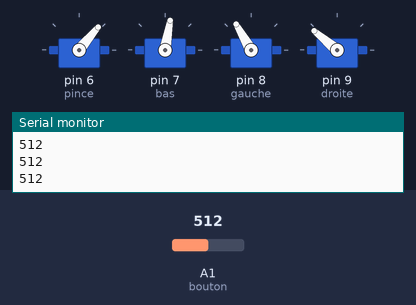
The sketch below on a simulated Arduino Uno, built with avr-gcc and run on an emulated ATmega328P. Parts: 4 × servo, the last lines printed to the serial monitor. Inputs (shaded band) come from the test bench; at power-on: A1 (bouton) = 512.

Above: at 1.2 s.
1.3 s: A1 (bouton) set to 217
2.8 s: A1 (bouton) set to 191
At 5.0 s:
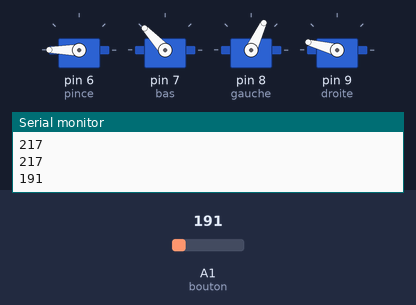
5.8 s: A1 (bouton) set to 210
At 6.8 s:
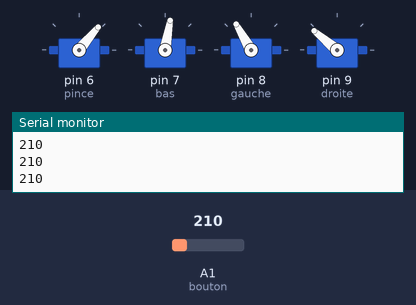
7.9 s: A1 (bouton) set to 190
At 11.3 s:
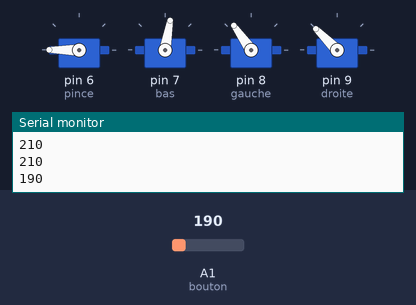
Timing chart, 0 to 14.6 s (numbered marks = the images above; inputs shaded):
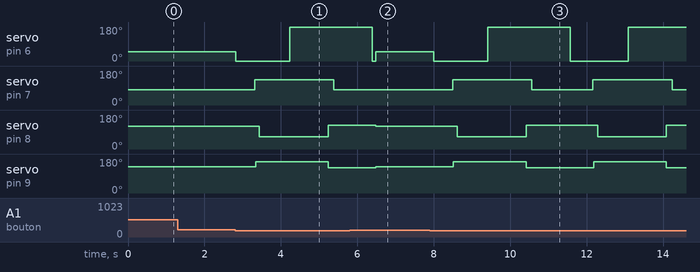

Measured:
- the behaviour switches between 200 and 199 on A1 (bouton) (found by bisection; images 0 and 1)
- after the input at 2.8 s, servo on pin 6 (pince): 50° → 0° at once, → 180° 1.4 s later; servo on pin 7 (bas): 80° → 133° after 0.52 s, → 80° 2.1 s later; servo on pin 8 (gauche): 120° → 65° after 0.64 s, → 125° 1.8 s later; servo on pin 9 (droite): 140° → 165° after 0.54 s, → 135° 1.9 s later
- after the input at 5.8 s, servo on pin 7 (bas): stays 80° (without the input it goes to 133° after 1.2 s); servo on pin 8 (gauche): 125° → 120° after 0.69 s; servo on pin 9 (droite): 135° → 140° after 0.69 s
- after the input at 7.9 s, servo on pin 6 (pince): alternates 180° for 2.2 s and 0° for 1.5 s, starting after 0.10 s; servo on pin 7 (bas): alternates 133° for 2.1 s and 80° for 1.6 s, starting after 0.60 s

The sketch:

ClassicMouvement.ino
```cpp
/*
 * Ce code permet l'automatisation du bras avec une simple préssion sur un bouton.
 * Lorseque le bouton est préssé, le bras va prendre un cube et le mettre dans un gobelet.
 */

#include<Servo.h>
const int bouton = A1;        //broche analogique du bouton

int valeur = 0;          //valeur du bouton

Servo pince;
Servo gauche;           //nom donné aux différens servos
Servo droite;
Servo bas;

void setup() {

pince.attach(6);
bas.attach(7);        //broches donné aux différents servos
gauche.attach(8);
droite.attach(9);

Serial.begin(9600);

pinMode(bouton, INPUT_PULLUP);          //initialisation du bouton en "input" en utilisant la résistance pullup de l'arduino
}

void loop() {

  valeur=analogRead(bouton);
  Serial.println(valeur);

  if(valeur<200){
    pince.write(0);   //début du mouvement du bras lorseque le bouton est préssé, prendre le cube et le mettre dans le gobelet
    delay(500);
    bas.write(133);
    delay(20);
    droite.write(165);
    delay(100);
    gauche.write(65);
    delay(800);
    pince.write(180);
    delay(1000);
    gauche.write(125);
    droite.write(135);
    delay(150);
    bas.write(80);
    pince.write(180);
    delay(1000);
    pince.write(0);
    }else{                  //position par défault lorseque le bouton n'est pas préssé
      bas.write(80);
      gauche.write(120);
      droite.write(140);
      pince.write(50);
      }
delay(100);

}
```
